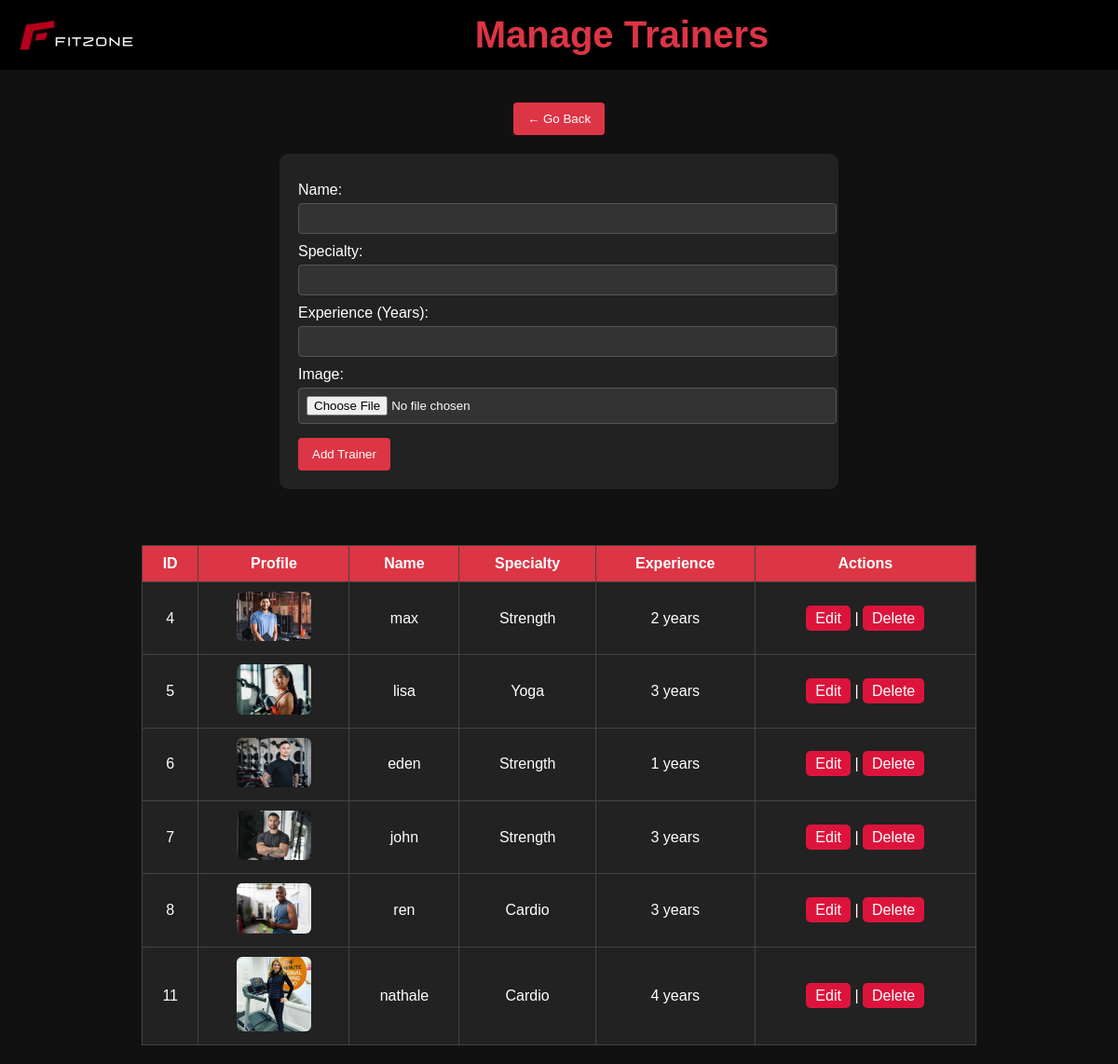
/gym/includes/admin/managetrainers.php (signed in), run on the app's committed database.
### tables this page shows
CREATE TABLE `trainers` (
  `trainer_id` int(11) NOT NULL,
  `name` varchar(255) NOT NULL,
  `specialty` varchar(255) NOT NULL,
  `experience` int(11) NOT NULL,
  `profile` varchar(255) NOT NULL
);

### gym/includes/admin/managetrainers.php (the view, shortened to what this page needs)
<?php
include('../dbconnect.php');
$query = "SELECT * FROM trainers";
$result = mysqli_query($conn, $query);
?>
<!DOCTYPE html>
<html>
<head>
</head>
<body>
<div class="header">
    <img src="../image/logo.png" alt="Logo">
    <h1> Manage Trainers</h1>
</div>
<div class="container">
    <div class="back-btn">
        <a href="dashboard.php">
            <button>← Go Back</button>
        </a>
    </div>
    <form method="POST" action="addtrainer.php" enctype="multipart/form-data">
        <label>Name:</label>
        <input type="text" name="name" required>
        <label>Specialty:</label>
        <input type="text" name="specialty" required>
        <label>Experience (Years):</label>
        <input type="number" name="experience" required>
        <label>Image:</label>
        <input type="file" name="image" accept="image/*" required>
        <button type="submit">Add Trainer</button>
    </form>
    <table>
        <tr>
            <th>ID</th>
            <th>Profile</th>
            <th>Name</th>
            <th>Specialty</th>
            <th>Experience</th>
            <th>Actions</th>
        </tr>
        <?php while ($row = mysqli_fetch_assoc($result)) { ?>
            <tr>
                <td><?= $row['trainer_id'] ?></td>
                <td><img src="<?= htmlspecialchars($row['profile']) ?>" class="profile" alt="Trainer Image"></td>
                <td><?= htmlspecialchars($row['name']) ?></td>
                <td><?= htmlspecialchars($row['specialty']) ?></td>
                <td><?= htmlspecialchars($row['experience']) ?> years</td>
                <td>
                    <a href="updatetrainer.php?id=<?= $row['trainer_id'] ?>" class="btn-delete">Edit</a> |
                    <a href="managetrainers.php?delete=<?= $row['trainer_id'] ?>" onclick="return confirm('Are you sure?')" class="btn-delete">Delete</a>
                </td>
            </tr>
        <?php } ?>
    </table>
</div>
</body>
</html>

### gym/includes/admin/managetrainers.php (style rules this page uses)
body { background-color: #111; color: white; font-family: Arial, sans-serif; margin: 0; padding: 0; }
.header { background-color: black; display: flex; align-items: center; padding: 15px 20px; }
.header img { height: 40px; margin-right: 10px; }
.header h1 { color: #dc3545; font-size: 2.5em; margin: 0; text-align: center; flex-grow: 1; }
.container { padding: 20px 40px; display: flex; flex-direction: column; align-items: center; }
form { margin-bottom: 40px; background-color: #222; padding: 20px; border-radius: 10px; width: 50%; }
label { display: block; margin-top: 10px; }
input[type="text"], input[type="number"], input[type="file"] { width: 100%; padding: 8px; margin-top: 5px; background-color: #333; color: white; border: 1px solid #555; border-radius: 4px; }
button { margin-top: 15px; background-color: #dc3545; color: white; padding: 10px 15px; border: none; border-radius: 4px; cursor: pointer; }
table { width: 80%; border-collapse: collapse; margin-top: 20px; background-color: #222; }
table th, table td { padding: 10px; border: 1px solid #444; text-align: center; }
table th { background-color: #dc3545; }
.profile { max-width: 80px; border-radius: 6px; }
a { color:rgb(196, 0, 0); text-decoration: none; }
.btn-delete { background-color: crimson; color: white; padding: 5px 10px; text-decoration: none; border-radius: 5px; }
.back-btn { margin-bottom: 20px; text-align: center; }

### data on the page
trainers: trainer_id "4", profile (picture), name "max", specialty "Strength", experience "2"
trainers: trainer_id "5", profile (picture), name "lisa", specialty "Yoga", experience "3"
trainers: trainer_id "6", profile (picture), name "eden", specialty "Strength", experience "1"
trainers: trainer_id "7", profile (picture), name "john", specialty "Strength", experience "3"
trainers: trainer_id "8", profile (picture), name "ren", specialty "Cardio", experience "3"
trainers: trainer_id "11", profile (picture), name "nathale", specialty "Cardio", experience "4"
